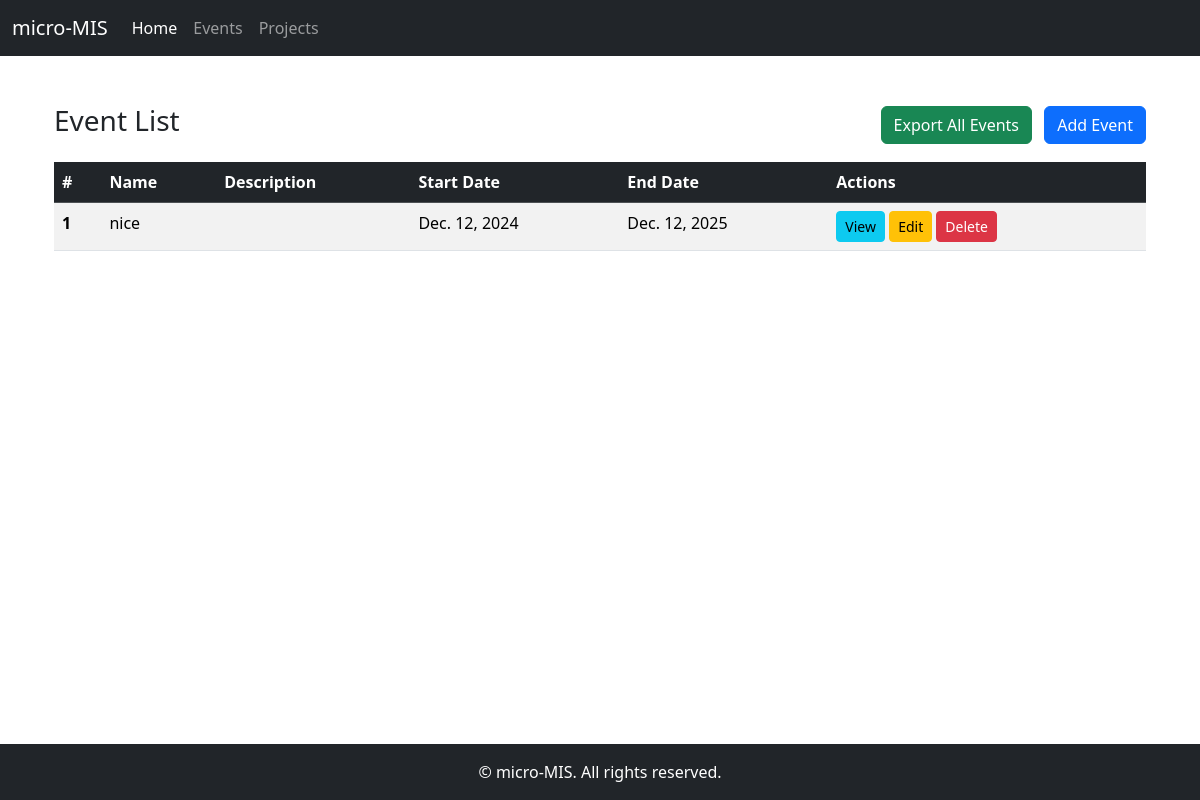
Screenshot of /events/ with the database file from the repository.
### events/models.py (models this page shows, shortened)
class Event(models.Model):
    name = models.CharField(max_length=100)
    start_date = models.DateField()
    end_date = models.DateField()
    event_type = models.ForeignKey(EventType, on_delete=models.SET_NULL, null=True)
    province = models.ForeignKey(Province, on_delete=models.CASCADE)
    district = models.ForeignKey(District, on_delete=models.CASCADE)
    municipality = models.ForeignKey(Municipality, on_delete=models.CASCADE)
    ward_no = models.IntegerField()
    venue = models.CharField(max_length=255)
    latitude = models.FloatField()
    longitude = models.FloatField()
    partner_name = models.CharField(max_length=100)

### events/views.py (the view)
# urls.py: path('events/', views.event_list, name='event_list'),
def event_list(request):
    events = Event.objects.all()
    return render(request, 'events/event_list.html', {'events': events})

### events/templates/events/event_list.html (shortened to what this page needs)
{% extends 'base.html' %}
{% block content %}
<div class="container mt-4">
    <div class="d-flex justify-content-between align-items-center mb-3">
        <h1 class="h3">Event List</h1>
        <div>
            <a href="{% url 'export_events' %}" class="btn btn-success me-2">
                 Export All Events
            </a>
            <a href="{% url 'event_create' %}" class="btn btn-primary">
                 Add Event
            </a>
        </div>
    </div>
    {% if events %}
    <table class="table table-striped table-hover">
        <thead class="table-dark">
            <tr>
                <th>#</th>
                <th>Name</th>
                <th>Description</th>
                <th>Start Date</th>
                <th>End Date</th>
                <th>Actions</th>
            </tr>
        </thead>
        <tbody>
            {% for event in events %}
            <tr>
                <th>{{ forloop.counter }}</th>
                <td>{{ event.name }}</td>
                <td>{{ event.description }}</td>
                <td>{{ event.start_date }}</td>
                <td>{{ event.end_date }}</td>
                <td>
                    <a href="{% url 'event_detail' event.id %}" class="btn btn-info btn-sm">
                         View
                    </a>
                    <a href="{% url 'event_edit' event.id %}" class="btn btn-warning btn-sm">
                         Edit
                    </a>
                    <a href="{% url 'event_delete' event.id %}" class="btn btn-danger btn-sm">
                         Delete
                    </a>
                </td>
            </tr>
            {% endfor %}
        </tbody>
    </table>
    {% else %}
    <div class="alert alert-info text-center" role="alert">
        No events found. Click "Add Event" to create one.
    </div>
    {% endif %}
</div>
{% endblock %}

### events/templates/base.html (style rules this page uses)
body { display: flex; flex-direction: column; min-height: 100vh; }

### rows the page displays
Event: name "nice", start_date "Dec. 12, 2024", end_date "Dec. 12, 2025"
